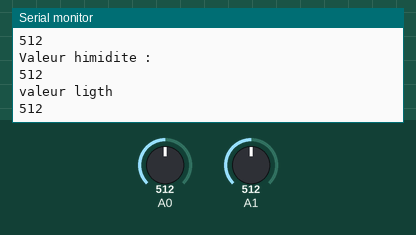
Simulated run of this sketch. Board: Arduino Uno, built with avr-gcc and run on an emulated ATmega328P. On the bench: the last lines printed to the serial monitor. The test bench sets the inputs (shaded band); at power-on: A0 = 512, A1 = 512.

Above: at 1.8 s.
1.9 s: A0 set to 716
At 2.8 s:
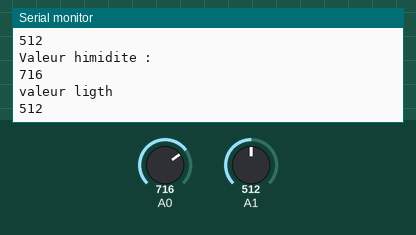
3.4 s: A1 set to 306
At 4.7 s:
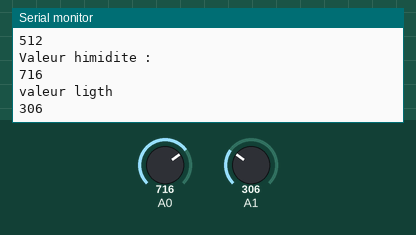
4.9 s: A0 set to 900
At 5.7 s:
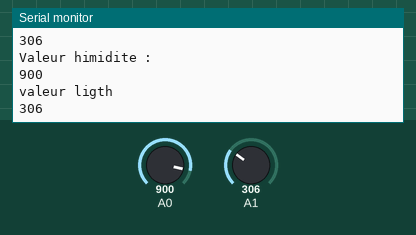
6.4 s: A1 set to 122
At 7.8 s:
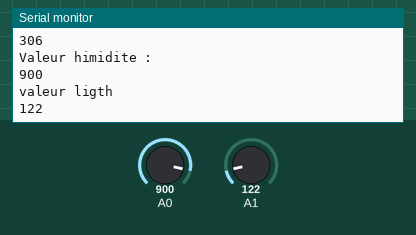
Timing chart, 0 to 8.9 s (numbered marks = the images above; inputs shaded):
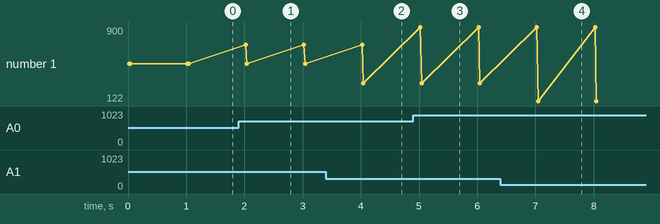

Measured:
- after the input at 1.9 s, the serial monitor: prints a new line after 0.12 s (image 1)
- after the input at 3.4 s, the serial monitor: prints a new line after 0.65 s (image 2)
- after the input at 4.9 s, the serial monitor: prints a new line after 0.13 s (image 3)
- after the input at 6.4 s, the serial monitor: prints a new line after 0.65 s (image 4)
- plotted number 1: 512 → 306 after the input at 3.4 s, 306 → 122 after the input at 6.4 s

The sketch:

Grouve_sunligth.ino
```cpp
//Connect the LED Grove module to Pin8, Digital 8
const int thresholdvalue = 10;       //The threshold for which the LED should turn on.
float Rsensor; //Resistance of sensor in K
void setup() {
  Serial.begin(9600);                //Start the Serial connection
  //Set the LED on Digital 8 as an OUTPUT
}
void loop() {
  int sensorValue = analogRead(A0);
   Serial.println("Valeur himidite : ");
  Serial.println(sensorValue);

  Serial.println("valeur ligth ");
  Serial.println(analogRead(A1));

  delay(1000);
}
```
